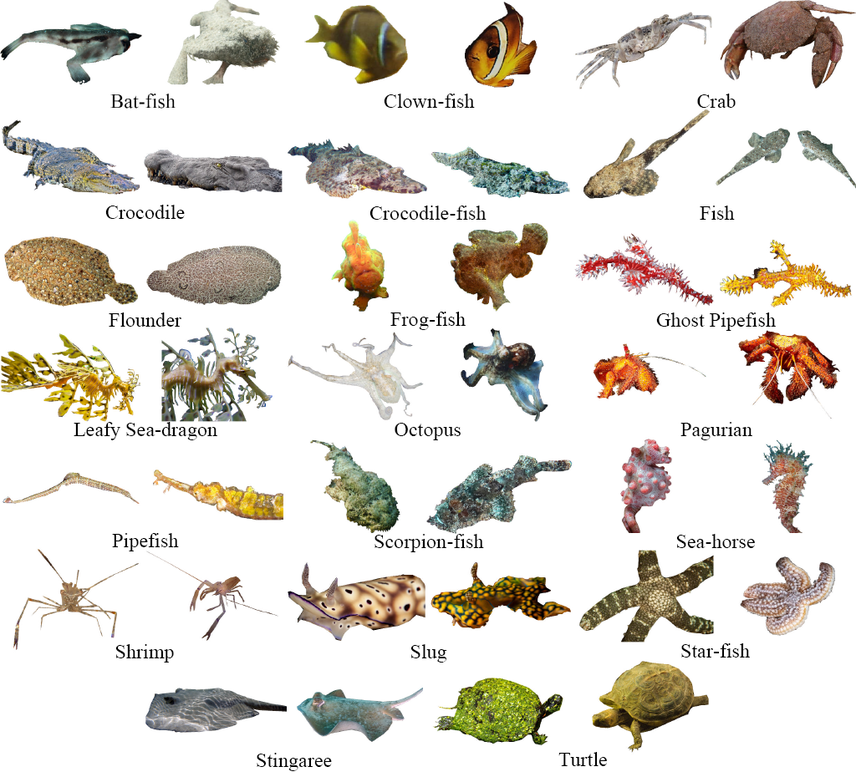
#> input picture phase5/data/camouflaged/cod10k_sample_aquatic.png, 856 x 777 px, shrunk from 1024 x 930 before the run, found by its file name
$ python extract_benchmark_scenes.py
#> lines starting #> are read from the running program, lines starting #| are printed output that depends on the picture
"""
Crop and isolate individual authentic camouflage test scenes from official COD benchmark sheets.
"""

import cv2
import numpy as np
from pathlib import Path

DATA_DIR = Path("phase5/data/camouflaged").resolve()
OUT_DIR = Path("phase5/data/camo_scenes").resolve()
OUT_DIR.mkdir(parents=True, exist_ok=True)

def extract_scenes():
    # 1. Marine Camouflage: Cuttlefish & Coral / Sand
    aquatic_sheet = cv2.imread(str(DATA_DIR / "cod10k_sample_aquatic.png"))
#> aquatic_sheet is the input picture: shape (777, 856, 3); mean B, G, R 215.9, 222.6, 226.4
    if aquatic_sheet is not None:
        h, w = aquatic_sheet.shape[:2]
#> h = 777; w = 856
        # Crop 2 distinct marine scenes
        scene_marine_1 = aquatic_sheet[int(h*0.05):int(h*0.48), int(w*0.02):int(w*0.48)]
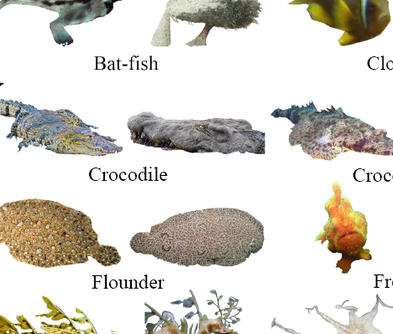
#> scene_marine_1: shape (334, 393, 3); mean B, G, R 208.8, 215.7, 219.2
        scene_marine_2 = aquatic_sheet[int(h*0.05):int(h*0.48), int(w*0.52):int(w*0.98)]
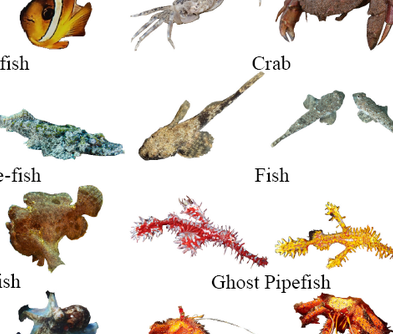
#> scene_marine_2: shape (334, 393, 3); mean B, G, R 212.1, 219.3, 226.6
        cv2.imwrite(str(OUT_DIR / "scene_01_marine_flounder.jpg"), scene_marine_1)
        cv2.imwrite(str(OUT_DIR / "scene_02_marine_cuttlefish.jpg"), scene_marine_2)
        print(f"Extracted marine scenes: {scene_marine_1.shape}, {scene_marine_2.shape}")
#| Extracted marine scenes: (334, 393, 3), (334, 393, 3)

    # 2. Terrestrial Camouflage: Owl on Bark & Gecko on Lichen
    terr_sheet = cv2.imread(str(DATA_DIR / "cod10k_sample_terrestrial.png"))
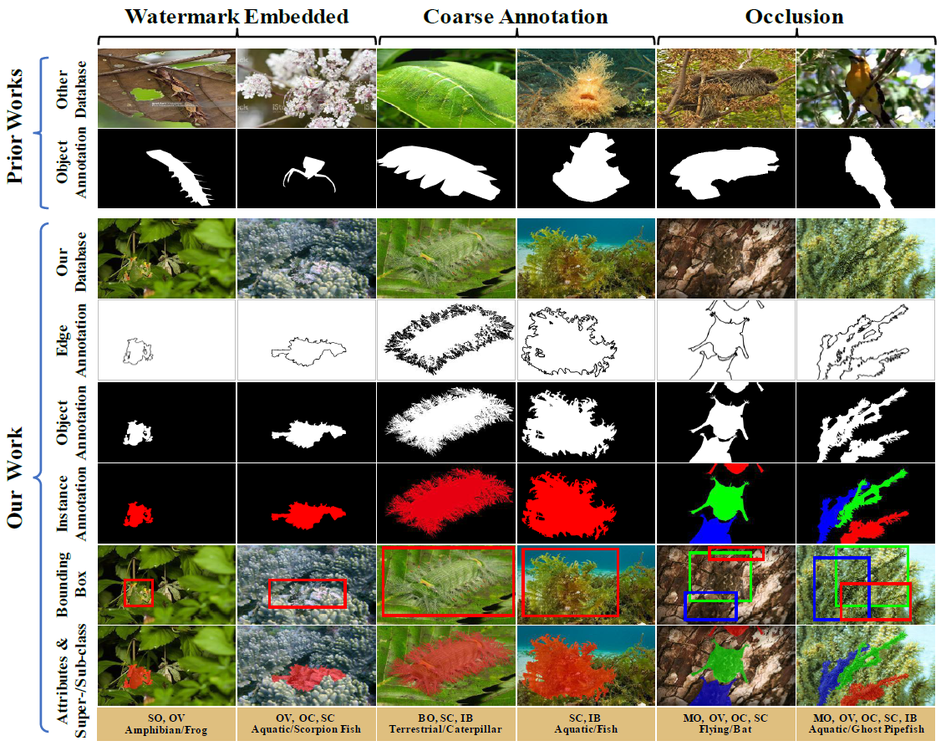
#> input picture phase5/data/camouflaged/cod10k_sample_terrestrial.png, 946 x 746 px, shrunk from 1132 x 892 before the run, found by its file name
#> terr_sheet is the input picture: shape (746, 946, 3); mean B, G, R 112.1, 130.4, 132.5
    if terr_sheet is not None:
        h, w = terr_sheet.shape[:2]
#> h = 746; w = 946
        scene_terr_1 = terr_sheet[int(h*0.05):int(h*0.48), int(w*0.02):int(w*0.48)]
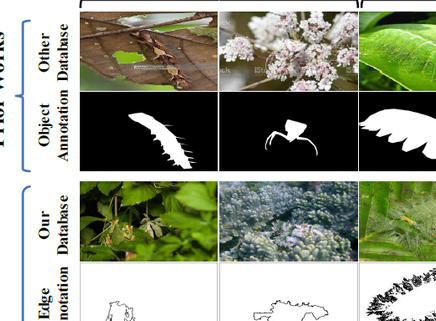
#> scene_terr_1: shape (321, 436, 3); mean B, G, R 132.1, 149.8, 144.9
        scene_terr_2 = terr_sheet[int(h*0.52):int(h*0.95), int(w*0.52):int(w*0.98)]
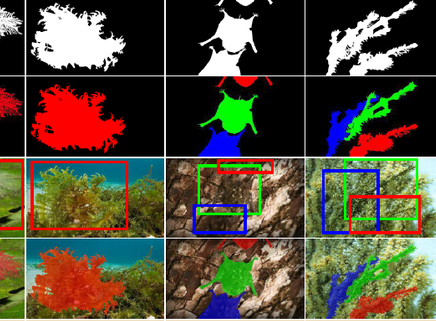
#> scene_terr_2: shape (321, 436, 3); mean B, G, R 58.2, 75.8, 82.6
        cv2.imwrite(str(OUT_DIR / "scene_03_terrestrial_owl.jpg"), scene_terr_1)
        cv2.imwrite(str(OUT_DIR / "scene_04_terrestrial_gecko.jpg"), scene_terr_2)
        print(f"Extracted terrestrial scenes: {scene_terr_1.shape}, {scene_terr_2.shape}")
#| Extracted terrestrial scenes: (321, 436, 3), (321, 436, 3)

    # 3. Amphibian / Foliage Camouflage
    amph_sheet = cv2.imread(str(DATA_DIR / "cod10k_sample_amphibian.png"))
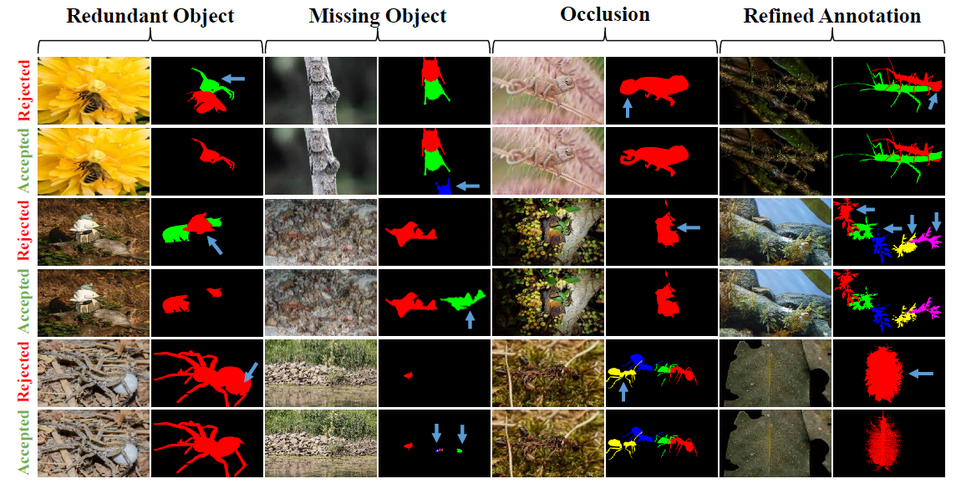
#> input picture phase5/data/camouflaged/cod10k_sample_amphibian.png, 956 x 494 px, shrunk from 1144 x 591 before the run, found by its file name
#> amph_sheet is the input picture: shape (494, 956, 3); mean B, G, R 83.3, 96.4, 107.6
    if amph_sheet is not None:
        h, w = amph_sheet.shape[:2]
#> h = 494; w = 956
        scene_amph = amph_sheet[int(h*0.05):int(h*0.92), int(w*0.02):int(w*0.48)]
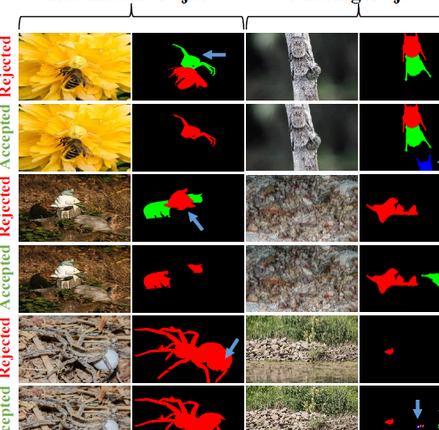
#> scene_amph: shape (430, 439, 3); mean B, G, R 71.5, 91.7, 107
        cv2.imwrite(str(OUT_DIR / "scene_05_amphibian_frog.jpg"), scene_amph)
        print(f"Extracted amphibian scene: {scene_amph.shape}")
#| Extracted amphibian scene: (430, 439, 3)

    # 4. ScanNet++ Zero-Texture White Furniture Case
    scannet_rgb = cv2.imread("demo/input/scannetpp_rgb.jpg")
    if scannet_rgb is not None:
        cv2.imwrite(str(OUT_DIR / "scene_06_indoor_white_furniture.jpg"), scannet_rgb)
        print("Included ScanNet++ Indoor Textureless Scene.")

    print(f"\nAll extracted scenes ready in: {OUT_DIR}")

if __name__ == "__main__":
    extract_scenes()
